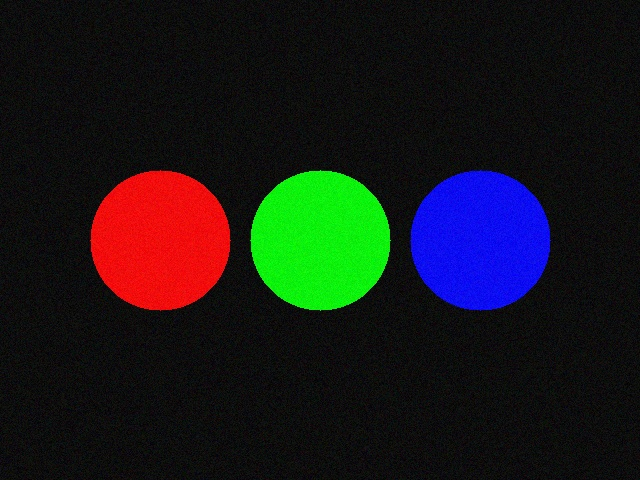
#> input picture vision/images/test.jpg, 640 x 480 px
$ python Find_blobs.py
#> lines starting #> are read from the running program, lines starting #| are printed output that depends on the picture; after the words box and inside, x2 and y2 are one past the last pixel; in counts of white or black regions, pixels touching at a corner belong together
import cv2
import numpy as np

img = cv2.imread("images/test.jpg")
#> img is the input picture: shape (480, 640, 3); mean B, G, R 24.3, 24.2, 24.2
if img is None:
    print("❌ 读不到图片")
    exit()

# ── 1. 转 HSV ──
hsv = cv2.cvtColor(img, cv2.COLOR_BGR2HSV)
#> hsv: shape (480, 640, 3); mean H, S, V 80.5, 102, 48.8

# ── 2. 定阈值（这里找红色，红跨 0 度所以要两段）──
# lower1, upper1 = np.array([0,   100, 100]), np.array([10,  255, 255])
# lower2, upper2 = np.array([170, 100, 100]), np.array([180, 255, 255])
lower1, upper1 = np.array([35,   100, 100]), np.array([85,  255, 255])

# ── 3. 生成掩码（白色=目标，黑色=背景），两段取并集 ──
# mask = cv2.inRange(hsv, lower1, upper1) | cv2.inRange(hsv, lower2, upper2)
mask = cv2.inRange(hsv, lower1, upper1)
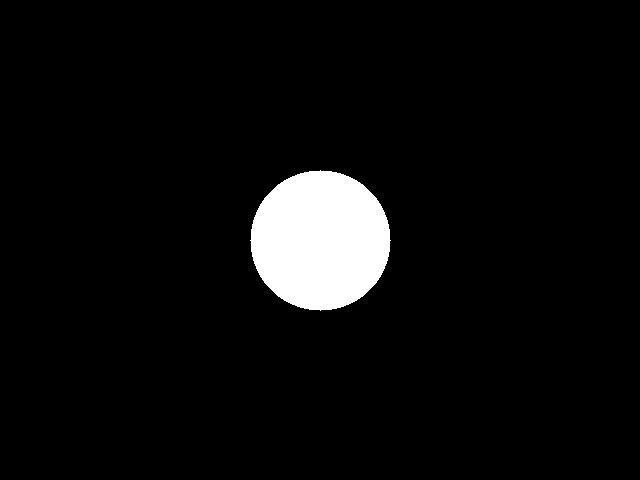
#> mask: shape (480, 640); 5% white; 1 white region, box (x1, y1, x2, y2) and area: (250, 170, 391, 311) 15373

# ── 4. 形态学去噪（去掉小白点，填掉小黑洞）──
kernel = np.ones((5, 5), np.uint8)
mask = cv2.morphologyEx(mask, cv2.MORPH_OPEN,  kernel)   # 开运算：去噪点，去白点
#> mask: shape (480, 640); 5% white; 1 white region
mask = cv2.morphologyEx(mask, cv2.MORPH_CLOSE, kernel)   # 闭运算：补空洞，去黑点

# ── 5. 找轮廓 ──
contours, _ = cv2.findContours(mask, cv2.RETR_EXTERNAL, cv2.CHAIN_APPROX_SIMPLE)
#> contours = 1 contour; box (x1, y1, x2, y2) and area: (251, 171, 390, 310) 15172
print(f"找到 {len(contours)} 个候选区域")
#| 找到 1 个候选区域

result = img.copy()

for c in contours:
    area = cv2.contourArea(c)
    if area < 100:            # 过滤太小的噪点
        continue

    # ── 6. 算中心点（用图像矩）──
    M = cv2.moments(c)
    if M["m00"] == 0:
        continue
    cx = int(M["m10"] / M["m00"])
    cy = int(M["m01"] / M["m00"])

    # ── 7. 画出来 ──
    x, y, w, h = cv2.boundingRect(c)
    cv2.rectangle(result, (x, y), (x + w, y + h), (255, 0, 255), 2)   # 外框
    cv2.circle(result, (cx, cy), 6, (0, 255, 255), -1)                # 中心点
    cv2.putText(result, f"({cx},{cy})", (x, y-10),
                cv2.FONT_HERSHEY_SIMPLEX, 0.7, (255, 255, 0), 2)

    print(f"  中心: ({cx}, {cy})   面积: {area:.0f}")
#> this loop made 1 pass
#> (area, cx, cy, x, y, w, h) on pass 1: (15172, 320, 240, 251, 171, 139, 139)
#|   中心: (320, 240)   面积: 15172
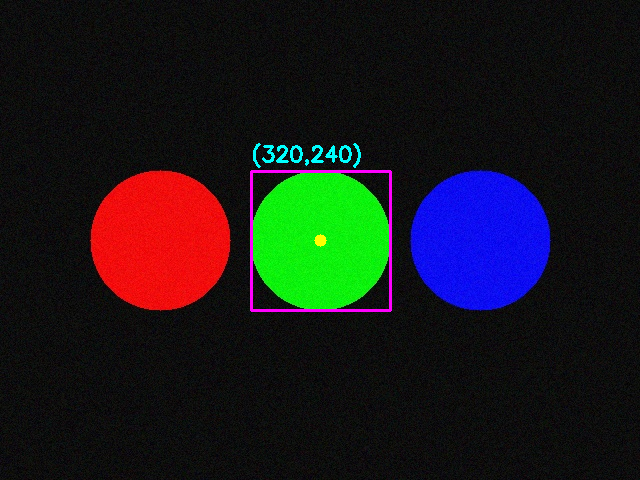
#> result: shape (480, 640, 3); 0.86% of pixels changed, all inside (x1, y1, x2, y2) = (250, 143, 392, 312)

# ── 8. 显示 ──
cv2.imshow("Mask", mask)          # 看掩码，调阈值时全靠它！
cv2.imshow("Result", result)
cv2.waitKey(0)
cv2.destroyAllWindows()
